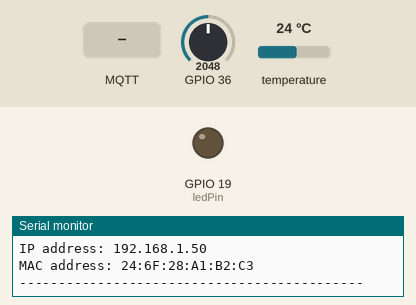
A sketch run on a simulated ESP32. On the bench: output pins drawn as LEDs (lit = HIGH), the last lines printed to the serial monitor. The inputs (shaded band) are chosen by the test bench; at power-on: GPIO 36 = 2048, temperature 24 °C. WiFi joins after 1.5 s; servers stay silent unless stated; no MQTT or app messages arrive unless stated.

Above: at 3.3 s.
3.4 s: MQTT message "true" arrives on the first subscribed topic
At 8.6 s:
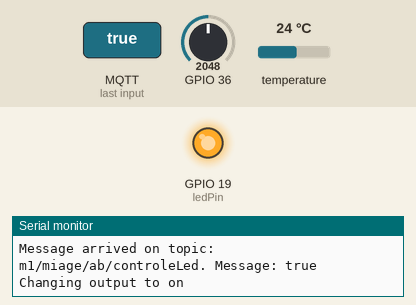
9.6 s: MQTT message "false" arrives on the first subscribed topic
At 15.4 s:
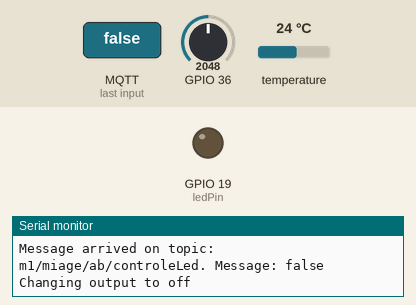
Timing chart, 0 to 16.9 s (numbered marks = the images above; inputs shaded):
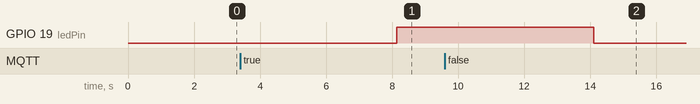

Measured:
- after the input at 3.4 s, GPIO 19 (ledPin): LOW → HIGH after 4.7 s
- after the input at 9.6 s, GPIO 19 (ledPin): HIGH → LOW after 4.5 s

The sketch:

sketch_arduino.ino
```cpp
#include "OneWire.h"
#include <DallasTemperature.h>
#include <WiFi.h>
#include <HTTPClient.h>
#include <PubSubClient.h>

#define mqtt_server "broker.hivemq.com"

#define led_topic "m1/miage/ab/controleLed" //Topic led

#define temperature_topic "m1/miage/ab/temperature" //Topic température
#define lumiere_topic "m1/miage/ab/lumiere" //Topic lumiere

#define identifiant_wifi "HUAWEI P20"
#define mdp_wifi "12345678"

const char* url_serv_name = "http://localhost:8081/api";
const char* url_serv_name_test = "http://httpbin.org/ip";

const int ledPin = 19;
const int TempPin = 23;

char message_buff[100];

  //HTTP
  HTTPClient serv;
WiFiClient espClient;
PubSubClient client(espClient);

int lumValue;
float tempValue;
OneWire oneWire(TempPin) ; // Pour utiliser une entite oneWire sur le port 22
DallasTemperature tempSensor(&oneWire) ; // Cette entite est utilisee par le capteur

void setup(){
  Serial.begin(9600);
  while (!Serial); // wait for a serial connection

  pinMode(ledPin , OUTPUT) ;
  tempSensor.begin(); // Init du capteur et de l’entite OneWire

  connect_wifi();

    // MQTT
  client.setServer(mqtt_server, 1883);
  client.setCallback(callback);

  /*
  serv.begin(url_serv_name);
  int httpCode = serv.GET();
  if (httpCode > 0) {

      Serial.print("Received data ...");
      String Contents = serv.getString();

      Serial.print(httpCode);//200
      Serial.print("\n");

      Serial.print(Contents);//json objet
      Serial.print("\n");

      serv.end(); // End connection
   }
   else {
      Serial.println("Error on HTTP request");
      Serial.println(httpCode);
      String Contents = serv.getString();
      Serial.print(Contents);//json objet
      Serial.print("\n");

   }*/
}

void loop(){

  int32_t period = 5000; // 5 sec

  /*--- Publish Datas periodically   */
  delay(period);


  //récup valeur des capteurs
  getTemperature();
  getLumiere();

  //conversion en objet JSON
  String bufTemp;
  bufTemp += F("{ \"valeur\":");
  bufTemp += String(tempValue, 2);
  bufTemp += F(", \"type\": \"temperature\" }");

  char copyTemp[50];
  bufTemp.toCharArray(copyTemp, 50);

  String bufLum;
  bufLum += F("{ \"valeur\":");
  bufLum += lumValue;
  bufLum += F(", \"type\": \"lumiere\" }");

  char copyLum[50];
  bufLum.toCharArray(copyLum, 50);

  if (!client.connected()) {
    mqtt_mysubscribe((char *)(led_topic));
  }

  // MQTT Publish
  mqtt_publish(temperature_topic, copyTemp);
  mqtt_publish(lumiere_topic, copyLum);

  client.loop(); // Process MQTT ... une fois par loop()


}

void getTemperature(){
    tempSensor.requestTemperaturesByIndex(0); // Le capteur 0 realise une acquisition
    tempValue = tempSensor.getTempCByIndex(0); // On transfert le float qui correspond a temp acquise
}

void getLumiere(){
    lumValue = analogRead(A0) ; // read analog input pin 0
}


// Déclenche les actions à la réception d'un message
void callback(char* topic, byte* payload, unsigned int length) {

  // Callback if a message is published on this topic.

  Serial.print("Message arrived on topic: ");
  Serial.print(topic);
  Serial.print(". Message: ");

  // Byte list to String and print to Serial
  String messageTemp;
  for (int i = 0; i < length; i++) {
    Serial.print((char)payload[i]);
    messageTemp += (char)payload[i];
  }
  Serial.println();

  // Feel free to add more if statements to control more GPIOs with MQTT

  // If a message is received on the topic,
  // you check if the message is either "on" or "off".
  // Changes the output state according to the message
  if (String(topic) == led_topic) {
    Serial.print("Changing output to ");
    if (messageTemp == "true") {
      Serial.println("on");
      set_LED(HIGH);
    }
    else if (messageTemp == "false") {
      Serial.println("off");
      set_LED(LOW);
    }
  }
}

void set_LED(int v){
  digitalWrite(ledPin,v);
}

void print_ip_status(){
  Serial.print("WiFi connected \n");
  Serial.print("IP address: ");
  Serial.print(WiFi.localIP());
  Serial.print("\n");
  Serial.print("MAC address: ");
  Serial.print(WiFi.macAddress());
  Serial.print("\n");
}

void connect_wifi(){
 const char* ssid = identifiant_wifi;
 const char *password= mdp_wifi;
 Serial.println("--------------------------------------------");
 Serial.println("\nConnecting Wifi...");
 WiFi.begin(ssid, password);
 while(WiFi.status() != WL_CONNECTED){
   Serial.print("Attempting to connect ..\n");
   delay(1000);
 }
 Serial.print("Connected to local Wifi\n");
 print_ip_status();
 Serial.println("--------------------------------------------");
}

void mqtt_publish(char *topic, char *message){

  if(client.connect("esp32", "try", "try")){
    client.publish(topic, message);
    // Serial info
    Serial.print("Published datas : ");
    Serial.println(message);
  }else{
    Serial.print("failed, rc=");
    Serial.print(client.state());
    Serial.println(" try again in 5 seconds");
    // Wait 5 seconds before retrying
    delay(5000);
  }
}

void mqtt_mysubscribe(char *topic) {
  while (!client.connected()) { // Loop until we're reconnected
    Serial.print("Attempting MQTT connection...");
    // Attempt to connect
    if (client.connect("esp32", "try", "try")) {
      Serial.println("connected");
      // Subscribe
      client.subscribe(topic);
    } else {
      Serial.print("failed, rc=");
      Serial.print(client.state());
      Serial.println(" try again in 5 seconds");
      // Wait 5 seconds before retrying
      delay(5000);
    }
  }
}
```
